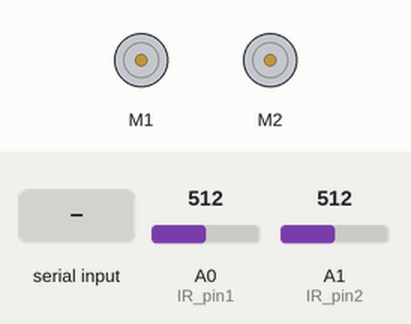
The sketch below on a simulated Arduino Uno, built with avr-gcc and run on an emulated ATmega328P. Parts: 2 × DC motor (green arrow = forward, orange = backward, longer = faster). Inputs (shaded band) come from the test bench; at power-on: A1 (IR_pin2) = 512, A0 (IR_pin1) = 512. What the sketch prints to the serial monitor is not drawn.

Above: at 1.2 s.
1.3 s: "go\n" received over Serial
At 2.0 s:
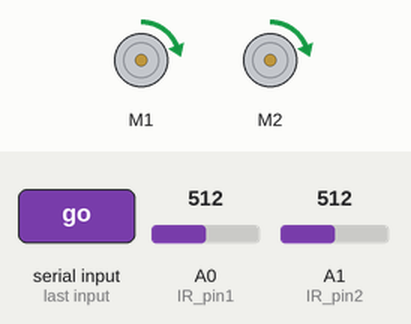
2.8 s: A1 (IR_pin2) set to 850
5.8 s: A1 (IR_pin2) set to 869
At 7.0 s:
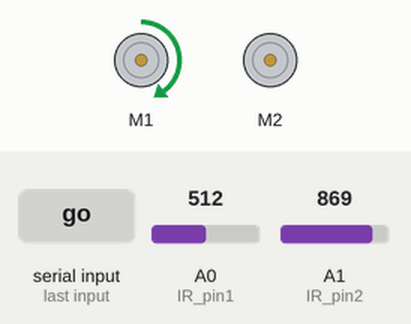
7.3 s: A1 (IR_pin2) set to 716
At 8.2 s:
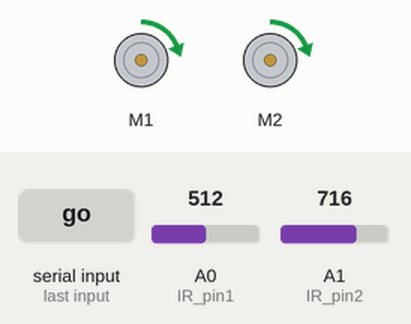
8.8 s: A0 (IR_pin1) set to 910
At 9.3 s:
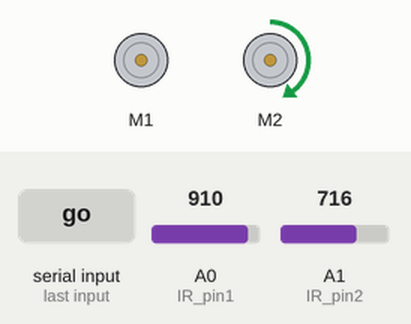
Timing chart, 0 to 11.3 s (numbered marks = the images above; inputs shaded):
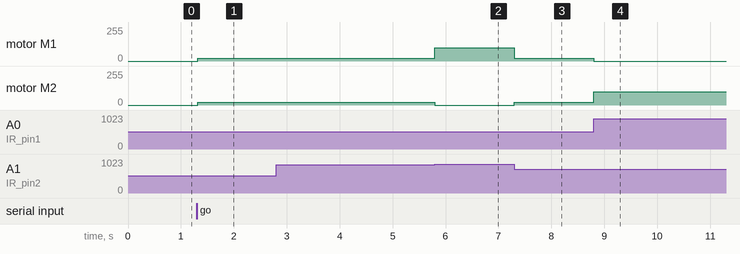

The sketch:

backup.ino
```cpp
/*
TODO:
- communicate with python to update motor behavior (2 dc motors independent)
- send IR data to python
- update

    Design and build a removable attachment method for integrating your electronics with
    the wheeled robotic platform. You may not modify the platform in any way that persists
    after you remove your electronics. Write a controller that uses the optical reflectivity
    sensors provided to guide your robotic platform along the “track.”

    Integrate the Adafruit motor shield with the wheeled platform to drive two DC motors
    independently. Using two IR reflectivity sensors, implement a controller that enables
    your robot to follow a black tape line around a loop as fast as possible.

    Create an interface to your Arduino code that allows you to change the behavior of
     your controller from your laptop (via the serial connection) without recompiling or reloading your Arduino code.
*/

// going forward: subtract readings from each other and set as turning speed

#include <Wire.h>
#include <Adafruit_MotorShield.h>

// Create the motor shield object with the default I2C address
Adafruit_MotorShield AFMS = Adafruit_MotorShield();

// Select which 'port' M1, M2, M3 or M4. In this case, M1
Adafruit_DCMotor *left_motor = AFMS.getMotor(1);
Adafruit_DCMotor *right_motor = AFMS.getMotor(2);

// analog sensor pins:
int IR_pin1 = 0;
int IR_pin2 = 1;

// analog motor pins:

// stores readings
int IR_left = 0;
int IR_right = 0;

// assuming binary readings
int sensor_threshold_left = 900;
int sensor_threshold_right = 860;

// stores motor speeds
int max_speed = 20;
int turning_speed = 100;
int left_motor_speed = 10;
int right_motor_speed = 10;

// last seen tape direction
// -1 left, 0 not seen, 1 right
byte tape_direction = 0;

// stores command from serial
String command_string = "";
bool estop = true;

String message = "";

int long baudRate = 115200;

void setup() {
  // put your setup code here, to run once:
  Serial.begin(baudRate);
  // create with default frequency 1.6KHz
  AFMS.begin();
  // left motor
  left_motor->setSpeed(0);
  left_motor->run(FORWARD);
  left_motor->run(BACKWARD);
  // turn on motor
  left_motor->run(RELEASE);
  // right motor
  right_motor->setSpeed(0);
  right_motor->run(FORWARD);
  right_motor->run(BACKWARD);
  // turn on motor
  right_motor->run(RELEASE);
}

void loop() {
  //read commands from serial
  while(Serial.available()){ //If there is something waiting in the serial buffer, convert it to the series of arrays to flash to spell the text
    char cur = Serial.read();
    if(cur != '\n'){
      command_string += cur;
      delay(10);
    }
  }
  // echo the command
  if (command_string!=""){
    Serial.println(command_string);
  }
  // if the command says to stop
  if (command_string == "stop"){
    // stop robot
    /*left_motor_speed = 0;
    right_motor_speed = 0;*/
    left_motor->run(RELEASE);
    right_motor->run(RELEASE);
    estop = true;
    Serial.println("Emergency Stop!");
  }
  else if (command_string == "go"){
    // start robot again!
    estop = false;
    Serial.println("Whoopie!");
  }
  else{
    if (estop == false){
      read_sensors();
      check_action_required();
      write_motor_speeds();
    }
  }
  //delay(10); //necessary to keep data clean

  // reset command string
  command_string = "";
}

void read_sensors(){
  // get sensor values:
  IR_left = analogRead(IR_pin1);
  IR_right = analogRead(IR_pin2);
  // print sensor values to serial
  Serial.print(IR_left); Serial.print(",");
  Serial.println(IR_right);
}

void write_motor_speeds(){
  left_motor->setSpeed(left_motor_speed);
  right_motor->setSpeed(right_motor_speed);
  left_motor->run(FORWARD);
  right_motor->run(FORWARD);
}

void check_action_required(){
  // if neither sensor detects, keep forward
  if (!check_left_tape() && !check_right_tape()){
    left_motor_speed = max_speed;
    right_motor_speed = max_speed;
    message = "chuggin along";
  }
  // only left, turn left
  else if (check_left_tape() && !check_right_tape()){
    left_motor_speed = 0;
    right_motor_speed = turning_speed;
    tape_direction = -1;
    message = "turning left";
  }
  // only right, turn right
  else if (!check_left_tape() && check_right_tape()){
    left_motor_speed = turning_speed;
    right_motor_speed = 0;
    tape_direction = 1;
    message = "turning right";
  }
  // else, stop
  else{
    left_motor_speed = 0;
    right_motor_speed = 0;
    tape_direction = 0;
    message = "Stop! Im confused :(";
  }
  //Serial.println(message);
}

// Two functions for checking tape
// above threshold means tape, below means floor
bool check_left_tape(){
  if (IR_left > sensor_threshold_left){
    return true;
  }
  else{
    return false;
  }
}
bool check_right_tape(){
  if (IR_right > sensor_threshold_right){
    return true;
  }
  else{
    return false;
  }
}
```

Measured:
- the behaviour switches between 860 and 861 on A1 (IR_pin2) (found by bisection; images 1 and 2)
- after the input at 1.3 s, motor M1, motor M2: stopped → forward 20/255 at once
- after the input at 5.8 s, motor M1: forward 20/255 → forward 100/255 at once; motor M2: forward 20/255 → stopped at once
- after the input at 7.3 s, motor M1: forward 100/255 → forward 20/255 at once; motor M2: stopped → forward 20/255 at once
- after the input at 8.8 s, motor M1: forward 20/255 → stopped at once; motor M2: forward 20/255 → forward 100/255 at once
